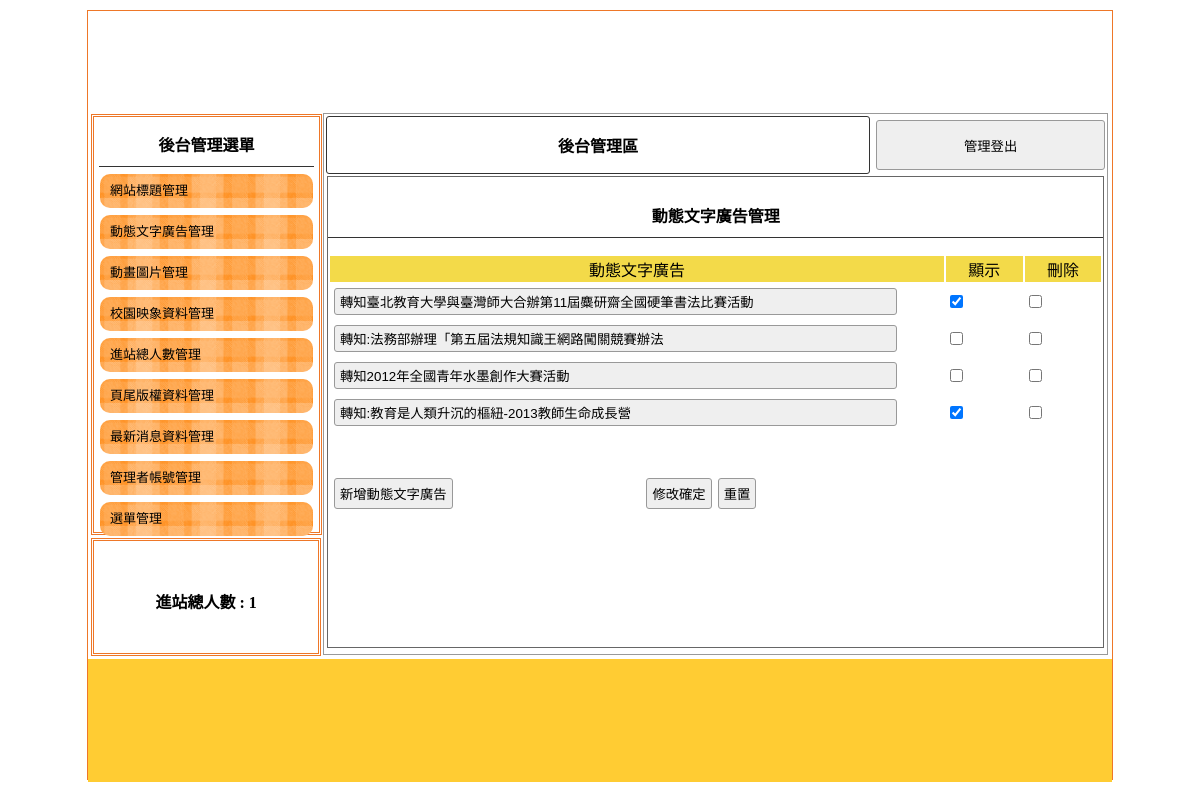
Page /backend.php?do=ad on the earlier database version.
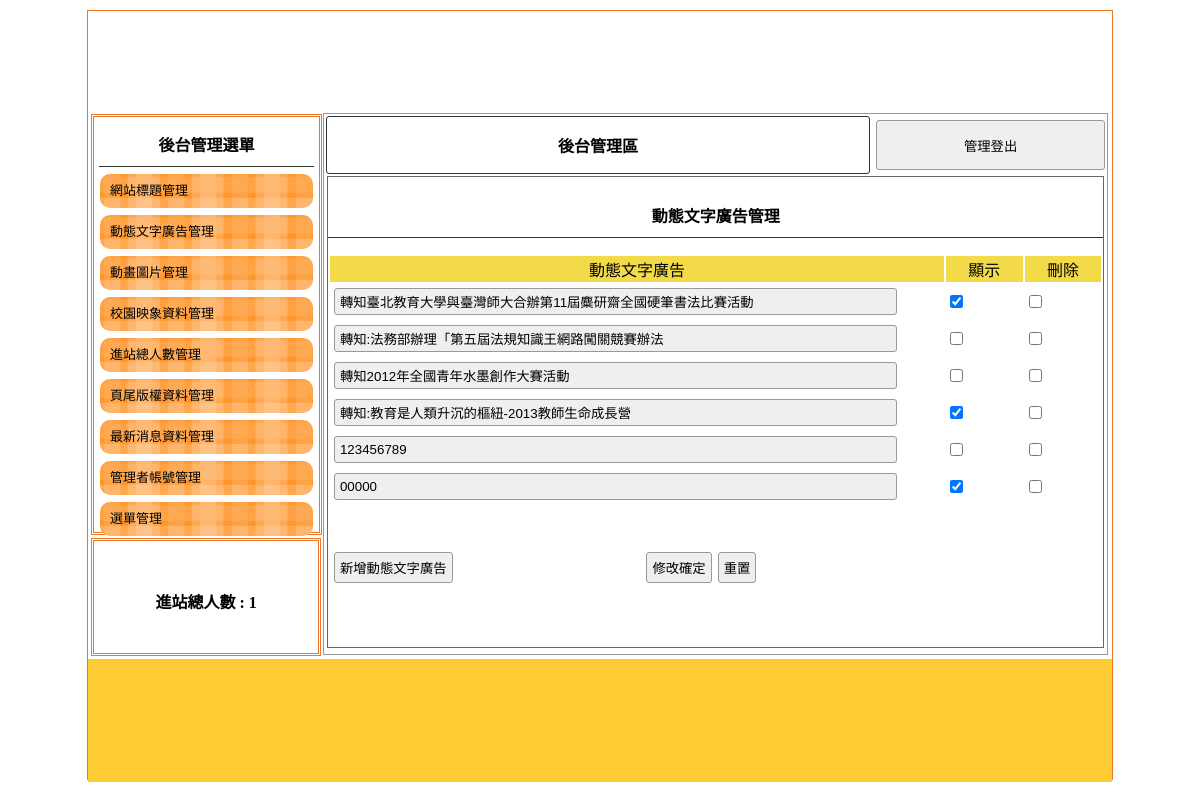
Same page on the later database version.
### tables this page shows
CREATE TABLE `ad` (
  `id` int(10) UNSIGNED NOT NULL,
  `text` text DEFAULT NULL,
  `sh` int(1) UNSIGNED DEFAULT NULL
);

### api/db.php (called while the page is built, shortened)
<?php
class DB{
    private $dsn="mysql:host=localhost;dbname=db07;charset=utf8";
    private $pdo;
    private $table;
    function __construct($table){
        $this->table=$table;
        $this->pdo=new PDO($this->dsn, 'root', '');
    }
    function all(...$arg){
        $sql="select * from $this->table ";
        return $this->pdo->query($sql)->fetchAll(PDO::FETCH_ASSOC);
    }
}
?>

### backend/ad.php (the view, shortened to what this page needs)
<div style="width:99%; height:87%; margin:auto; overflow:auto; border:#666 1px solid;">
    <p class="t cent botli">動態文字廣告管理</p>
    <form method="post" action="./api/edit.php">
        <table width="100%">
            <tbody>
                <tr class="yel">
                    <td width="80%">動態文字廣告</td>
                    <td width="10%">顯示</td>
                    <td width="10%">刪除</td>
                </tr>
                <?php
                $rows=${ucfirst($do)}->all();
                foreach($rows as $row):
                ?>
                <tr>
                    <td>
                        <input type="text" name="text[]" value="<?= $row['text']?>" style="width: 90%;">
                    </td>
                    <td>
                        <input type="checkbox" name="sh[]" value="<?= $row['id']?>" <?=($row['sh']==1)?"checked":"";?>>
                    </td>
                    <td>
                        <input type="checkbox" name="del[]" value="<?= $row['id'];?>">
                </tr>
                <?php
                endforeach;
                ?>
            </tbody>
        </table>
        <table style="margin-top:40px; width:70%;">
            <tbody>
                <tr>
                    <td width="200px"><input type="button"
                            onclick="op(&#39;#cover&#39;,&#39;#cvr&#39;, './modal/<?=$do;?>.php?table=<?=$do;?>')" value="新增動態文字廣告">
                    </td>
                    <td class="cent"><input type="submit" value="修改確定"><input type="reset" value="重置"></td>
                </tr>
            </tbody>
        </table>
    </form>
</div>

Differences in the rows shown:
added ad: text "123456789"
added ad: text "00000", sh "☑"
